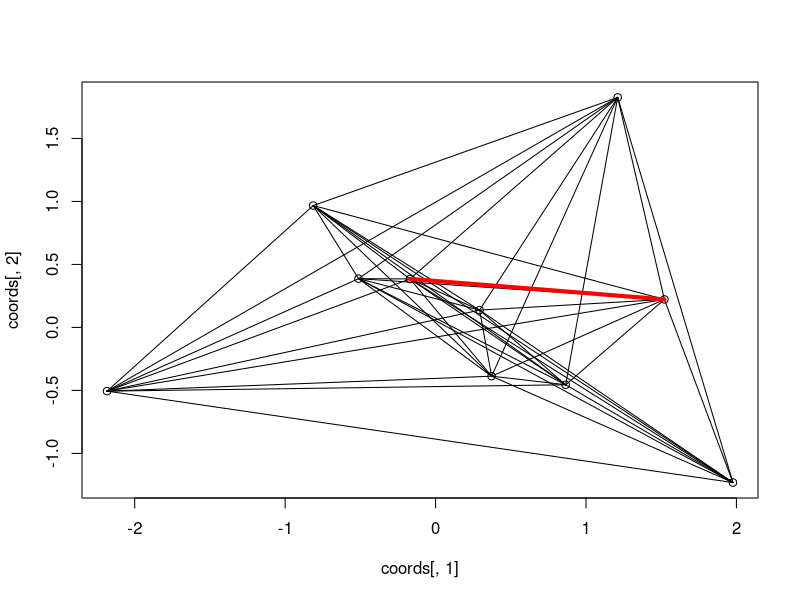

Generate this figure with R:
# task 1
for (i in 2:5) {
  print(i)
}

# task 2
x <- c(1,2,9)
y <- c(2,6,4)
z <- numeric(3)
for (i in 1:3) {
  z[i] <- x[i] * y[i]
}

# task 3
x <- rnorm(1)
if (x < 0) {
  x <- 0
}
print(x)

# task 4
x <- c(1,2,9)
y <- c(2,6,4)
z <- c(3,5,7)
ifelse(x<4, y, z)

# task 5
x <- rnorm(10)
# method 1
ifelse(x < 0, 0, x)
# method 2
for (i in 1:10) {
  if (x[i] < 0 ) {
    x[i] <- 0
  }
}
x
# method 3
x <- 1/2 * (x + abs(x))
x

# task 6
x <- c(1,2,9)
cumsum(x)
# new method
m <- x[1]
for (i in 2:length(x)) {
  m[i] <- m[i-1] + x[i]
}
print(m)

# task 7
x <- 1
for (i in 2:50) {
  x[i] <- 1 + 1 / x[i-1]
  if(abs(x[i]-x[i-1]) < 1e-10)
    break
}
x[i]

# task 8
n <- 10
leng <- matrix(numeric(n*n), ncol =n)
coords <- matrix(rnorm (2*n), ncol =2)
plot(x = coords[,1], y = coords[,2], type = "p")
i <- 1
j <- 1
for(i in 1:10) {
  for(j in i:10) {
    segments(coords[i,1],coords[i,2],coords[j,1],coords[j,2])
    div1 <- coords[j,1] - coords[i,1]
    div2 <- coords[j,2] - coords[i,2]
    leng[i,j] <- sqrt ( div1 ^ 2 +div2 ^ 2 )
    leng[j,i] <- NA
    if (i>0 & j>i) {
      if (!is.na(leng[i,j-1]) & leng[i,j] < leng[i,j-1]) {
        im <- i
        jm <- j
      } else {}
    } else {}
  }
}
segments(coords[im,1],coords[im,2],coords[jm,1],coords[jm,2],lwd = 4, col = "red")




